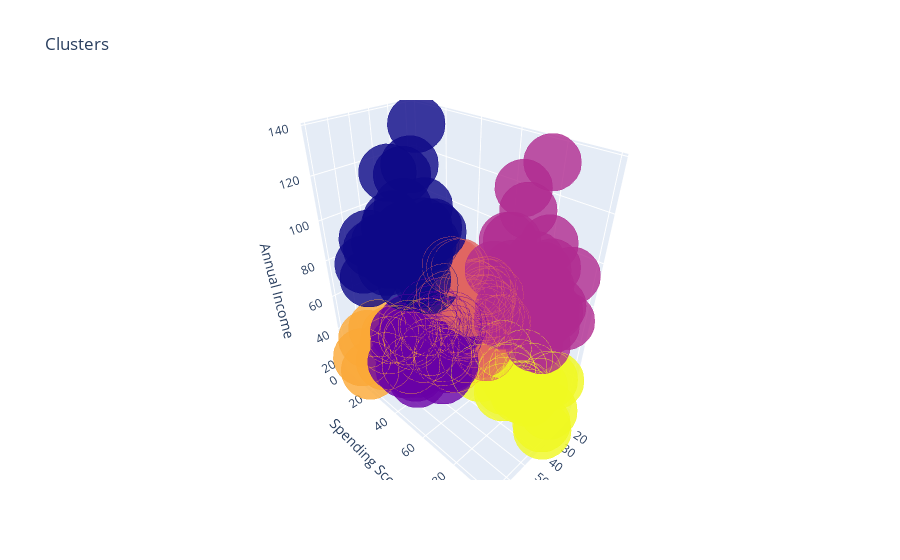

The notebook cell this image was saved under:
### Code cell
df['label3'] =  labels3
trace1 = go.Scatter3d(
    x= df['Age'],
    y= df['Spending Score (1-100)'],
    z= df['Annual Income (k$)'],
    mode='markers',
     marker=dict(
        color = df['label3'], 
        size= 20,
        line=dict(
            color= df['label3'],
            width= 12
        ),
        opacity=0.8
     )
)
data = [trace1]
layout = go.Layout(
#     margin=dict(
#         l=0,
#         r=0,
#         b=0,
#         t=0
#     )
    title= 'Clusters',
    scene = dict(
            xaxis = dict(title  = 'Age'),
            yaxis = dict(title  = 'Spending Score'),
            zaxis = dict(title  = 'Annual Income')
        )
)
fig = go.Figure(data=data, layout=layout)
py.offline.iplot(fig)

### Figure 1 — Plotly figure (JSON) as saved in the notebook; plotly's stock layout.template omitted (floating-point values rounded to 4 significant figures; data arrays with more than 128 entries replaced by an {"elided": "..."} marker saying what was removed)
{"data": [{"marker": {"color": {"elided": "200 int values"}, "line": {"color": {"elided": "200 int values"}, "width": 12}, "opacity": 0.8, "size": 20}, "mode": "markers", "type": "scatter3d", "x": {"elided": "200 int values"}, "y": {"elided": "200 int values"}, "z": {"elided": "200 int values"}}], "layout": {"scene": {"xaxis": {"title": {"text": "Age"}}, "yaxis": {"title": {"text": "Spending Score"}}, "zaxis": {"title": {"text": "Annual Income"}}}, "title": {"text": "Clusters"}}}
